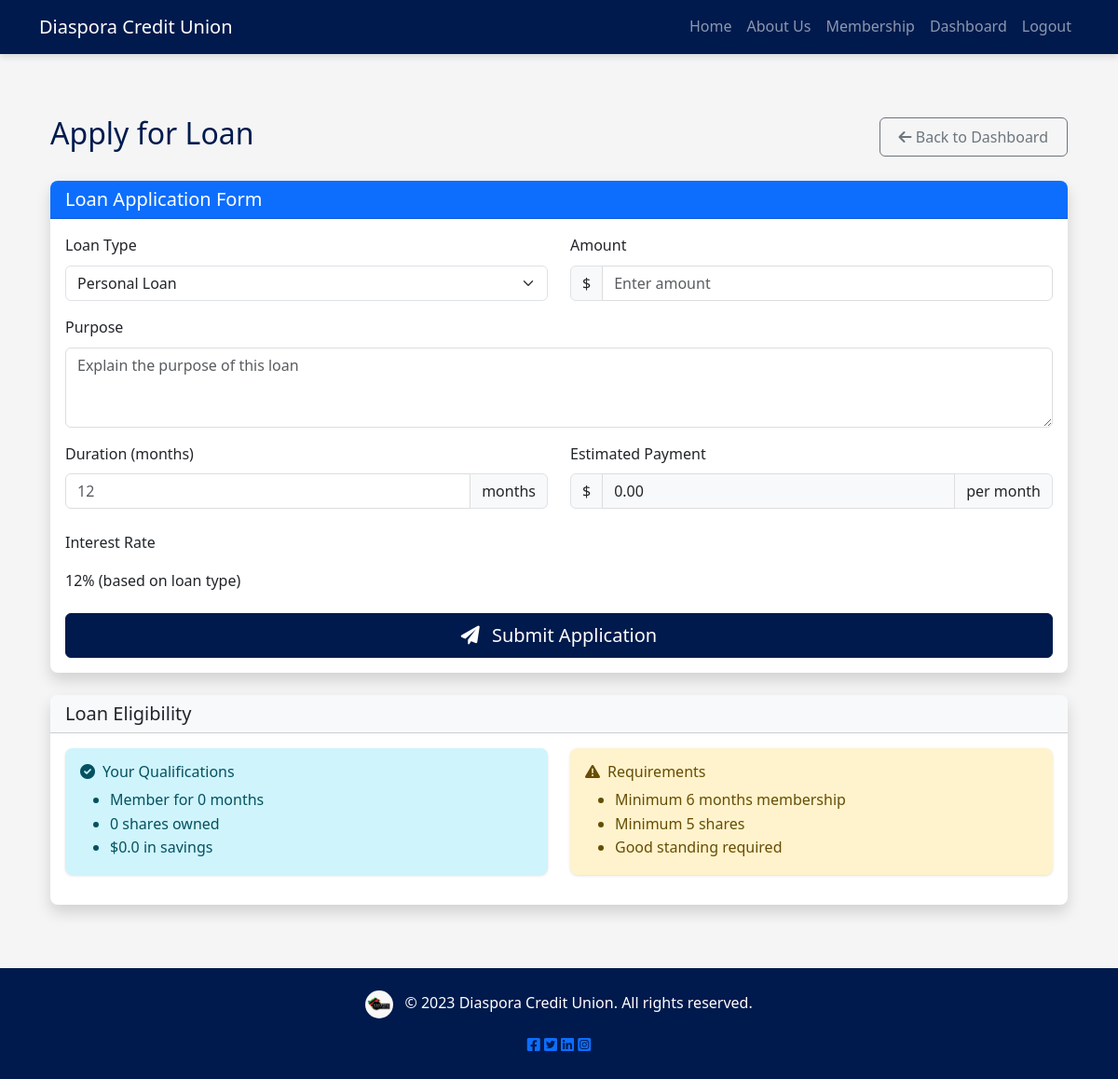
Page /apply-loan (signed in) on the committed database.
### models.py (models this page shows)
class User(db.Model, UserMixin):
    id = db.Column(db.Integer, primary_key=True)
    username = db.Column(db.String(50), unique=True, nullable=False)  # Required
    first_name = db.Column(db.String(50), nullable=False)
    last_name = db.Column(db.String(50), nullable=False)
    email = db.Column(db.String(100), unique=True, nullable=False)
    phone = db.Column(db.String(20), nullable=False)
    password = db.Column(db.String(128), nullable=False)
    membership_type = db.Column(db.String(50), nullable=False)
    member_since = db.Column(db.DateTime, default=datetime.utcnow)
    is_admin = db.Column(db.Boolean, default=False)
    shares = db.Column(db.Integer, default=0)
    monthly_deposit = db.Column(db.Float, default=0.0)
    savings_balance = db.Column(db.Float, default=0.0)

### app.py (the view, shortened to what this page needs)
@app.route('/apply-loan', methods=['GET', 'POST'])
@login_required
def apply_loan():
    form = LoanApplicationForm()
    interest_rates = {
        'personal': 0.12,  # 12%
        'business': 0.15,  # 15%
        'education': 0.10,  # 10%
        'emergency': 0.20,  # 20%
        'home': 0.08  # 8%
    }
    return render_template('dashboard/apply_loan.html',
                           form=form,
                           interest_rates=interest_rates)

### forms.py
class LoanApplicationForm(FlaskForm):
    loan_type = SelectField('Loan Type', choices=[
        ('personal', 'Personal Loan'),
        ('business', 'Business Loan'),
        ('education', 'Education Loan'),
        ('emergency', 'Emergency Loan'),
        ('home', 'Home Improvement')
    ], validators=[DataRequired()])
    amount = DecimalField('Amount', validators=[
        DataRequired(),
        NumberRange(min=100, message="Minimum loan amount is $100")
    ])
    purpose = TextAreaField('Purpose', validators=[
        DataRequired(),
        Length(max=500)
    ])
    duration = IntegerField('Duration (months)', validators=[
        DataRequired(),
        NumberRange(min=1, max=60, message="Duration must be 1-60 months")
    ])
    submit = SubmitField('Apply')

### app.py (called while the page is built)
@login_manager.user_loader
def load_user(user_id):
    return User.query.get(int(user_id))

@app.template_filter('time_since')
def time_since(dt):
    if dt:
        delta = datetime.utcnow() - dt
        return delta.days // 30
    return 0

### templates/dashboard/apply_loan.html (shortened to what this page needs)
{% extends "base.html" %}
{% block content %}
<div class="container mt-4">
    <div class="d-flex justify-content-between align-items-center mb-4">
        <h2>Apply for Loan</h2>
        <a href="{{ url_for('dashboard') }}" class="btn btn-outline-secondary">
            <i class="fas fa-arrow-left"></i> Back to Dashboard
        </a>
    </div>
    <div class="card shadow">
        <div class="card-header bg-primary text-white">
            <h5 class="mb-0">Loan Application Form</h5>
        </div>
        <div class="card-body">
            <form method="POST" action="{{ url_for('apply_loan') }}">
                <div class="row mb-3">
                    <div class="col-md-6">
                        <div class="form-group">
                            {{ form.loan_type.label(class="form-label") }}
                            {{ form.loan_type(class="form-select") }}
                        </div>
                    </div>
                    <div class="col-md-6">
                        <div class="form-group">
                            {{ form.amount.label(class="form-label") }}
                            <div class="input-group">
                                <span class="input-group-text">$</span>
                                {{ form.amount(class="form-control", placeholder="Enter amount") }}
                            </div>
                        </div>
                    </div>
                </div>
                <div class="mb-3">
                    <div class="form-group">
                        {{ form.purpose.label(class="form-label") }}
                        {{ form.purpose(class="form-control", rows="3", placeholder="Explain the purpose of this loan") }}
                    </div>
                </div>
                <div class="row mb-4">
                    <div class="col-md-6">
                        <div class="form-group">
                            {{ form.duration.label(class="form-label") }}
                            <div class="input-group">
                                {{ form.duration(class="form-control", placeholder="12") }}
                                <span class="input-group-text">months</span>
                            </div>
                        </div>
                    </div>
                    <div class="col-md-6">
                        <div class="form-group">
                            <label class="form-label">Estimated Payment</label>
                            <div class="input-group">
                                <span class="input-group-text">$</span>
                                <input type="text" class="form-control bg-light" value="0.00" id="estimatedPayment" readonly>
                                <span class="input-group-text">per month</span>
                            </div>
                        </div>
                    </div>
                    </div>
                    <div class="mb-3">
                            <label class="form-label">Interest Rate</label>
                            <div class="form-control-plaintext">
                                <span id="interest_rate_display"></span> (based on loan type)
                            </div>
                    </div>
                <div class="d-grid gap-2">
                    <button type="submit" class="btn btn-primary btn-lg">
                        <i class="fas fa-paper-plane me-2"></i> Submit Application
                    </button>
                </div>
            </form>
        </div>
    </div>
    <div class="card shadow mt-4">
        <div class="card-header bg-light">
            <h5 class="mb-0">Loan Eligibility</h5>
        </div>
        <div class="card-body">
            <div class="row">
                <div class="col-md-6">
                    <div class="alert alert-info">
                        <h6><i class="fas fa-check-circle me-2"></i>Your Qualifications</h6>
                        <ul class="mb-0">
                            <li>Member for {{ current_user.member_since|time_since }} months</li>
                            <li>{{ current_user.shares }} shares owned</li>
                            <li>${{ current_user.savings_balance }} in savings</li>
                        </ul>
                    </div>
                </div>
                <div class="col-md-6">
                    <div class="alert alert-warning">
                        <h6><i class="fas fa-exclamation-triangle me-2"></i>Requirements</h6>
                        <ul class="mb-0">
                            <li>Minimum 6 months membership</li>
                            <li>Minimum 5 shares</li>
                            <li>Good standing required</li>
                        </ul>
                    </div>
                </div>
            </div>
        </div>
    </div>
</div>
{% endblock %}

### templates/base.html (style rules this page uses)
:root { --primary-color: #001A4D; --secondary-color: #e67e22; --light-color: #f5f5f5; --dark-color: #333; --shadow-sm: 0 1px 3px rgba(0,0,0,0.12); --shadow-md: 0 4px 6px rgba(0,0,0,0.1); --shadow-lg: 0 10px 15px rgba(0,0,0,0.1); --transition-base: all 0.25s cubic-bezier(0.4, 0, 0.2, 1); }
body { font-family: 'Segoe UI', system-ui, -apple-system, sans-serif; line-height: 1.6; color: var(--primary-color); padding-top: 56px; background-color: var(--light-color); display: flex; flex-direction: column; min-height: 100vh; }
.card { transition: var(--transition-base); margin-bottom: 1.5rem; border: none; border-radius: 0.5rem; overflow: hidden; box-shadow: var(--shadow-sm); }
.btn { transition: var(--transition-base); border-radius: 0.375rem; padding: 0.5rem 1.25rem; }
.btn-primary { background-color: var(--primary-color); border-color: var(--primary-color); }
.alert { border-radius: 0.5rem; border: none; box-shadow: var(--shadow-sm); }
.form-label { font-weight: 500; margin-bottom: 0.5rem; }
.form-control { transition: var(--transition-base); border: 1px solid #ddd; border-radius: 0.375rem; }

### rows in the picture
User: member_since "0", shares "0", savings_balance "0.0"
